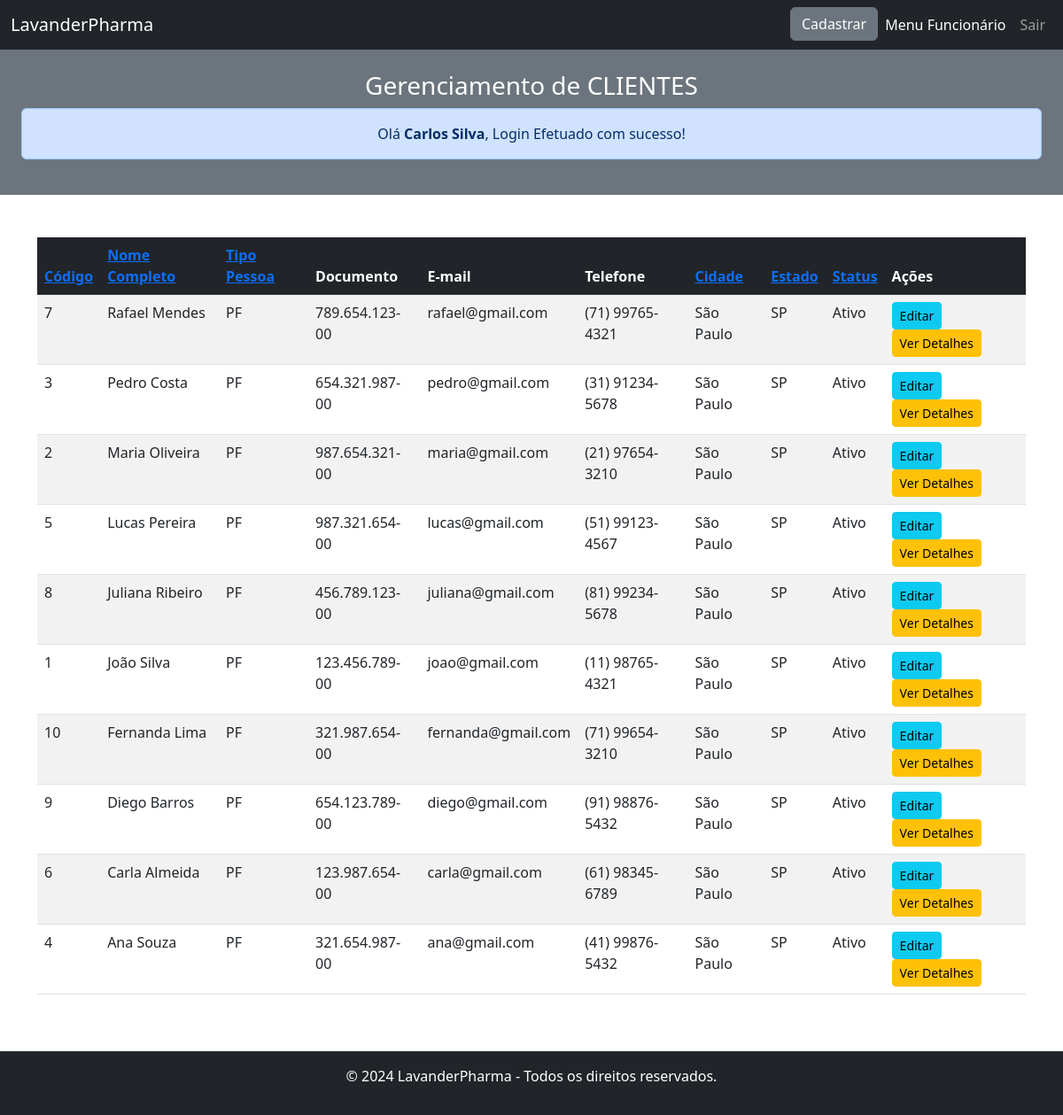
Page /sistema/Clientes/index.php?order_by=Nome_Cliente&order_dir=DESC (signed in) on the committed database.
### tables this page shows
CREATE TABLE IF NOT EXISTS `CLIENTES` (
    `ID_Cliente` INT AUTO_INCREMENT PRIMARY KEY NOT NULL,
    `Nome_Cliente` VARCHAR(255) DEFAULT NULL,
    `Tipo_Cliente` ENUM('PJ', 'PF') DEFAULT NULL,
    `Documento_Cliente` VARCHAR(18) DEFAULT NULL,
    `Tel_Cliente` VARCHAR(20) DEFAULT NULL,
    `Email_Cliente` VARCHAR(100) DEFAULT NULL,
    `Senha_Cliente` VARCHAR(100) DEFAULT NULL,
    `CEP` VARCHAR(10) DEFAULT NULL,
    `Endereco_Cliente` VARCHAR(255) DEFAULT NULL,
    `EndNumero_Cliente` VARCHAR(255) DEFAULT NULL,
    `Complemento_Cliente` VARCHAR(100) DEFAULT NULL,
    `Bairro_Cliente` VARCHAR(255) DEFAULT NULL,
    `Cidade_Cliente` VARCHAR(255) DEFAULT NULL,
    `Estado_Cliente` CHAR(2) DEFAULT NULL,
    `DataNasc_Cliente` DATE DEFAULT NULL,
    `Status_Cliente` ENUM('0', '1') DEFAULT NULL,
    `DataCadastro_Cliente` DATETIME DEFAULT NULL,
    `DataAlteracao_Cliente` DATETIME DEFAULT NULL,
    FOREIGN KEY (`CEP`) REFERENCES `CEPS` (`CEP`)
);

### sistema/Clientes/index.php (the view, shortened to what this page needs)
<?php
include '../../dev/Exec/conexao.php';
$order_by = "ID_Cliente";
$order_dir = "ASC";
if (isset($_GET['order_by'])) {
    $order_by = $_GET['order_by'];
}
if (isset($_GET['order_dir']) && ($_GET['order_dir'] == 'ASC' || $_GET['order_dir'] == 'DESC')) {
    $order_dir = $_GET['order_dir'];
}
$next_order_dir = $order_dir == "ASC" ? "DESC" : "ASC";
$sql = "SELECT * FROM CLIENTES";
$sql .= " ORDER BY $order_by $order_dir";
$result = $conn->query($sql);
?>
<!DOCTYPE html>
<html lang="pt-BR">
    <head>
        <link href="https://cdn.jsdelivr.net/npm/bootstrap@5.3.0/dist/css/bootstrap.min.css" rel="stylesheet">
    </head>
    <body>
        <nav class='navbar navbar-expand-lg navbar-dark bg-dark'>
            <div class='container-fluid'>
                <a class='navbar-brand' href='#'>LavanderPharma</a>
                <div class='collapse navbar-collapse' id='navbarNav'>
                    <ul class='navbar-nav ms-auto'>
                        <a href="cliente_cadastrar.php">
                            <button class="btn btn-secondary" type="button">Cadastrar</button>
                        </a>
                        <li class='nav-item'><a class='nav-link active' href='../../index2.php'>Menu Funcionário</a></li>
                        <li class='nav-item'><a class='nav-link' href="../../dev/Exec/sair.php">Sair</a></li>
                    </ul>
                </div>
            </div>
        </nav>
        <div class="container-fluid bg-secondary text-white text-center p-4">
            <h3>Gerenciamento de CLIENTES</h3>
            <?php
                if(isset($_SESSION["msg"]) && $_SESSION["msg"] != null){
                    echo $_SESSION["msg"];
                }
            ?>
        </div>
        <div class="container my-5">
            <table class="table table-striped table-hover">
                <thead class="table-dark">
                    <tr>
                        <th scope="col">
                            <a class="col" href="?order_by=ID_Cliente&order_dir=<?= $next_order_dir ?>">Código</a>
                        </th>
                        <th scope="col">
                            <a class="col" href="?order_by=Nome_Cliente&order_dir=<?= $next_order_dir ?>">Nome Completo</a>
                        </th>
                        <th scope="col">
                            <a class="col" href="?order_by=Tipo_Cliente&order_dir=<?= $next_order_dir ?>">Tipo Pessoa</a>
                        </th>
                        <th scope="col">Documento</th>
                        <th scope="col">E-mail</th>
                        <th scope="col">Telefone</th>
                        <th scope="col">
                            <a class="col" href="?order_by=Cidade_Cliente&order_dir=<?= $next_order_dir ?>">Cidade</a>
                        </th>
                        <th scope="col">
                            <a class="col" href="?order_by=Estado_Cliente&order_dir=<?= $next_order_dir ?>">Estado</a>
                        </th>
                        <th scope="col">
                            <a class="col" href="?order_by=Status_Cliente&order_dir=<?= $next_order_dir ?>">Status</a>
                        </th>
                        <th scope="col">Ações</th>
                    </tr>
                </thead>
                <tbody>
                    <?php
                    if ($result->num_rows > 0) {
                        while ($row = $result->fetch_assoc()) {
                            echo '<tr>';
                            echo '<td>' . $row["ID_Cliente"] . '</td>';
                            echo '<td>' . $row["Nome_Cliente"] . '</td>';
                            echo '<td>' . $row["Tipo_Cliente"] . '</td>';
                            echo '<td>' . $row["Documento_Cliente"] . '</td>';
                            echo '<td>' . $row["Email_Cliente"] . '</td>';
                            echo '<td>' . $row["Tel_Cliente"] . '</td>';
                            echo '<td>' . $row["Cidade_Cliente"] . '</td>';
                            echo '<td>' . $row["Estado_Cliente"] . '</td>';
                            echo '<td>' . ($row["Status_Cliente"] == '1' ? 'Ativo' : 'Inativo') . '</td>';
                            echo '<td>
                                    <a href="cliente_editar.php?codigo=' . $row["ID_Cliente"] . '" class="btn btn-info btn-sm">Editar</a>
                                    <a href="cliente_detalhes.php?codigo=' . $row["ID_Cliente"] . '" class="btn btn-warning btn-sm">Ver Detalhes</a>
                                </td>';
                            echo '</tr>';
                        }
                    } else {
                        echo '<tr><td colspan="10" class="text-center">Nenhum cliente encontrado.</td></tr>';
                    }
                    ?>
                </tbody>
            </table>
        </div>
        <footer class="bg-light text-center text-lg-start">
            <div class="text-center p-3 bg-dark text-white">
                <p>© 2024 LavanderPharma - Todos os direitos reservados.</p>
            </div>
        </footer>
    </body>
</html>

### sistema/Clientes/index.php (style rules this page uses)
body { display: flex; flex-direction: column; min-height: 100vh; }
footer { bottom: 0; width: 100%; background-color: #f8f9fa; }

### rows in the picture
clientes: ID_Cliente "7", Nome_Cliente "Rafael Mendes", Tipo_Cliente "PF", Documento_Cliente "789.654.123-00", Email_Cliente "rafael@gmail.com", Tel_Cliente "(71) 99765-4321", Cidade_Cliente "São Paulo", Estado_Cliente "SP", Status_Cliente "Ativo"
clientes: ID_Cliente "3", Nome_Cliente "Pedro Costa", Tipo_Cliente "PF", Documento_Cliente "654.321.987-00", Email_Cliente "pedro@gmail.com", Tel_Cliente "(31) 91234-5678", Cidade_Cliente "São Paulo", Estado_Cliente "SP", Status_Cliente "Ativo"
clientes: ID_Cliente "2", Nome_Cliente "Maria Oliveira", Tipo_Cliente "PF", Documento_Cliente "987.654.321-00", Email_Cliente "maria@gmail.com", Tel_Cliente "(21) 97654-3210", Cidade_Cliente "São Paulo", Estado_Cliente "SP", Status_Cliente "Ativo"
clientes: ID_Cliente "5", Nome_Cliente "Lucas Pereira", Tipo_Cliente "PF", Documento_Cliente "987.321.654-00", Email_Cliente "lucas@gmail.com", Tel_Cliente "(51) 99123-4567", Cidade_Cliente "São Paulo", Estado_Cliente "SP", Status_Cliente "Ativo"
clientes: ID_Cliente "8", Nome_Cliente "Juliana Ribeiro", Tipo_Cliente "PF", Documento_Cliente "456.789.123-00", Email_Cliente "juliana@gmail.com", Tel_Cliente "(81) 99234-5678", Cidade_Cliente "São Paulo", Estado_Cliente "SP", Status_Cliente "Ativo"
clientes: ID_Cliente "1", Nome_Cliente "João Silva", Tipo_Cliente "PF", Documento_Cliente "123.456.789-00", Email_Cliente "joao@gmail.com", Tel_Cliente "(11) 98765-4321", Cidade_Cliente "São Paulo", Estado_Cliente "SP", Status_Cliente "Ativo"
clientes: ID_Cliente "10", Nome_Cliente "Fernanda Lima", Tipo_Cliente "PF", Documento_Cliente "321.987.654-00", Email_Cliente "fernanda@gmail.com", Tel_Cliente "(71) 99654-3210", Cidade_Cliente "São Paulo", Estado_Cliente "SP", Status_Cliente "Ativo"
clientes: ID_Cliente "9", Nome_Cliente "Diego Barros", Tipo_Cliente "PF", Documento_Cliente "654.123.789-00", Email_Cliente "diego@gmail.com", Tel_Cliente "(91) 98876-5432", Cidade_Cliente "São Paulo", Estado_Cliente "SP", Status_Cliente "Ativo"
clientes: ID_Cliente "6", Nome_Cliente "Carla Almeida", Tipo_Cliente "PF", Documento_Cliente "123.987.654-00", Email_Cliente "carla@gmail.com", Tel_Cliente "(61) 98345-6789", Cidade_Cliente "São Paulo", Estado_Cliente "SP", Status_Cliente "Ativo"
clientes: ID_Cliente "4", Nome_Cliente "Ana Souza", Tipo_Cliente "PF", Documento_Cliente "321.654.987-00", Email_Cliente "ana@gmail.com", Tel_Cliente "(41) 99876-5432", Cidade_Cliente "São Paulo", Estado_Cliente "SP", Status_Cliente "Ativo"

### other values in the picture
$_SESSION["msg"] "Olá Carlos Silva , Login Efetuado com sucesso!"
